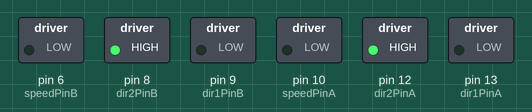
This sketch was run on a simulated Arduino Uno, built with avr-gcc and run on an emulated ATmega328P. On the bench: switched loads named in the sketch (green lamp = pin HIGH).

Above: at 0.05 s.
At 1.95 s:
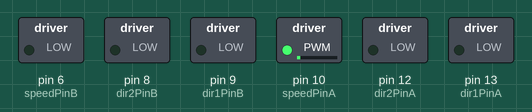
At 4.05 s:
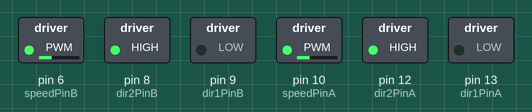
At 5.95 s:
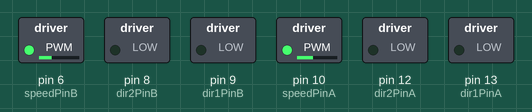
At 8.95 s:
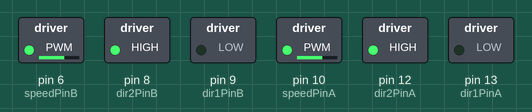
At 11.95 s:
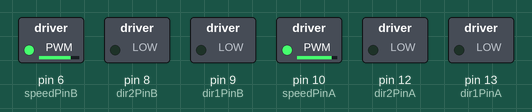
Timing chart, 0 to 15.6 s (numbered marks = the images above):
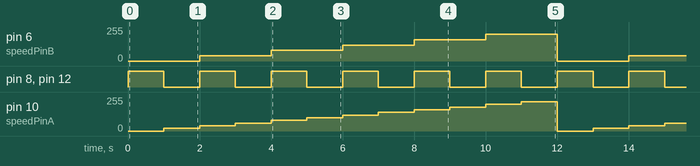

Measured:
- by itself, pin 6 (speedPinB): repeats every 12.0 s: 80/255 2.0 s, 120/255 2.0 s, 160/255 2.0 s, 200/255 2.0 s, 0/255 2.0 s, 40/255 2.0 s
- by itself, pin 8 (dir2PinB), pin 12 (dir2PinA): alternates HIGH for 1.0 s and LOW for 1.0 s
- by itself, pin 10 (speedPinA): repeats every 12.0 s: 40/255 1.0 s, 60/255 1.0 s, 80/255 1.0 s, 100/255 1.0 s, 120/255 1.0 s, 140/255 1.0 s, 160/255 1.0 s, 180/255 1.0 s, 200/255 1.0 s, 220/255 1.0 s, 0/255 1.0 s, 20/255 1.0 s

The sketch:

l298n.ino
```cpp
/*
EXcode 8-1
*/
// motor A
int dir1PinA = 13;
int dir2PinA = 12;
int speedPinA = 10;
// motor B

int dir1PinB = 9;
int dir2PinB = 8;
int speedPinB = 6;

int speed;
int dir;

void setup()
{
  pinMode(dir1PinA,OUTPUT);
  pinMode(dir2PinA,OUTPUT);
  pinMode(speedPinA,OUTPUT);
   pinMode(dir1PinB,OUTPUT);
  pinMode(dir2PinB,OUTPUT);
  pinMode(speedPinB,OUTPUT);


  speed = 0;
  dir = 1;
}

void MOTORDRIVE(int speed,int dir)
{
   analogWrite(speedPinA,speed);
   if (dir == 1)
   analogWrite(speedPinB,speed);
   if (dir == 1)

      {
        digitalWrite(dir1PinA,LOW);
        digitalWrite(dir2PinA,HIGH);
         digitalWrite(dir1PinB,LOW);
        digitalWrite(dir2PinB,HIGH);
      }
   else
      {
        digitalWrite(dir2PinA,HIGH);
        digitalWrite(dir2PinA,LOW);
         digitalWrite(dir2PinB,HIGH);
        digitalWrite(dir2PinB,LOW);

      }
}
void loop()
{
  MOTORDRIVE(speed,dir);
  speed += 20;
  if (speed>225)
     speed=0;

  if (1 == dir)
     dir = 0;
  else
     dir = 1;
  delay(1000);
}
```
